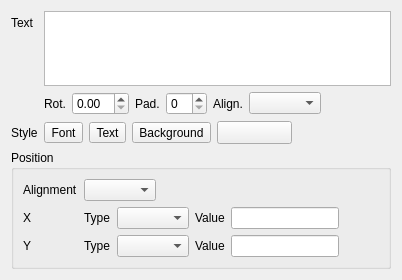
         <widget class="QWidget" name="textItemPage">
          <layout class="QFormLayout" name="formLayout_14">
           <item row="0" column="0">
            <widget class="QLabel" name="label_41">
             <property name="text">
              <string>Text</string>
             </property>
            </widget>
           </item>
           <item row="0" column="1">
            <layout class="QVBoxLayout" name="verticalLayout_6">
             <property name="topMargin">
              <number>0</number>
             </property>
             <item>
              <widget class="QPlainTextEdit" name="textItemTextEdit">
               <property name="sizePolicy">
                <sizepolicy hsizetype="Expanding" vsizetype="Minimum">
                 <horstretch>0</horstretch>
                 <verstretch>0</verstretch>
                </sizepolicy>
               </property>
               <property name="minimumSize">
                <size>
                 <width>0</width>
                 <height>75</height>
                </size>
               </property>
               <property name="maximumSize">
                <size>
                 <width>16777215</width>
                 <height>75</height>
                </size>
               </property>
              </widget>
             </item>
             <item>
              <layout class="QHBoxLayout" name="horizontalLayout_25">
               <property name="topMargin">
                <number>0</number>
               </property>
               <item>
                <widget class="QLabel" name="label_44">
                 <property name="text">
                  <string>Rot.</string>
                 </property>
                </widget>
               </item>
               <item>
                <widget class="QDoubleSpinBox" name="textItemRotationSpinBox"/>
               </item>
               <item>
                <widget class="QLabel" name="label_45">
                 <property name="text">
                  <string>Pad.</string>
                 </property>
                </widget>
               </item>
               <item>
                <widget class="QSpinBox" name="textItemPaddingSpinBox"/>
               </item>
               <item>
                <widget class="QLabel" name="label_46">
                 <property name="text">
                  <string>Align.</string>
                 </property>
                </widget>
               </item>
               <item>
                <widget class="QComboBox" name="textItemAlignComboBox"/>
               </item>
               <item>
                <spacer name="horizontalSpacer_29">
                 <property name="orientation">
                  <enum>Qt::Horizontal</enum>
                 </property>
                 <property name="sizeHint" stdset="0">
                  <size>
                   <width>40</width>
                   <height>20</height>
                  </size>
                 </property>
                </spacer>
               </item>
              </layout>
             </item>
            </layout>
           </item>
           <item row="1" column="0">
            <widget class="QLabel" name="label_42">
             <property name="text">
              <string>Style</string>
             </property>
            </widget>
           </item>
           <item row="1" column="1">
            <layout class="QHBoxLayout" name="horizontalLayout_20">
             <item>
              <widget class="QToolButton" name="textItemFontButton">
               <property name="text">
                <string>Font</string>
               </property>
              </widget>
             </item>
             <item>
              <widget class="QToolButton" name="textItemTextColorButton">
               <property name="text">
                <string>Text</string>
               </property>
              </widget>
             </item>
             <item>
              <widget class="QToolButton" name="textItemBackgroundColorButton">
               <property name="text">
                <string>Background</string>
               </property>
              </widget>
             </item>
             <item>
              <widget class="PenButton" name="textItemBorderPenButton">
               <property name="minimumSize">
                <size>
                 <width>75</width>
                 <height>0</height>
                </size>
               </property>
               <property name="text">
                <string/>
               </property>
              </widget>
             </item>
             <item>
              <spacer name="horizontalSpacer_19">
               <property name="orientation">
                <enum>Qt::Horizontal</enum>
               </property>
               <property name="sizeHint" stdset="0">
                <size>
                 <width>40</width>
                 <height>20</height>
                </size>
               </property>
              </spacer>
             </item>
            </layout>
           </item>
           <item row="2" column="0" colspan="2">
            <widget class="QGroupBox" name="groupBox_2">
             <property name="title">
              <string>Position</string>
             </property>
             <layout class="QFormLayout" name="formLayout_10">
              <item row="2" column="0">
               <widget class="QLabel" name="label_47">
                <property name="text">
                 <string>X</string>
                </property>
               </widget>
              </item>
              <item row="2" column="1">
               <layout class="QHBoxLayout" name="horizontalLayout_28">
                <item>
                 <widget class="QLabel" name="label_48">
                  <property name="text">
                   <string>Type</string>
                  </property>
                 </widget>
                </item>
                <item>
                 <widget class="QComboBox" name="textItemXTypeComboBox"/>
                </item>
                <item>
                 <widget class="QLabel" name="label_49">
                  <property name="text">
                   <string>Value</string>
                  </property>
                 </widget>
                </item>
                <item>
                 <widget class="QLineEdit" name="textItemXValueLineEdit"/>
                </item>
                <item>
                 <spacer name="horizontalSpacer_26">
                  <property name="orientation">
                   <enum>Qt::Horizontal</enum>
                  </property>
                  <property name="sizeHint" stdset="0">
                   <size>
                    <width>40</width>
                    <height>20</height>
                   </size>
                  </property>
                 </spacer>
                </item>
               </layout>
              </item>
              <item row="3" column="0">
               <widget class="QLabel" name="label_50">
                <property name="text">
                 <string>Y</string>
                </property>
               </widget>
              </item>
              <item row="3" column="1">
               <layout class="QHBoxLayout" name="horizontalLayout_29">
                <item>
                 <widget class="QLabel" name="label_51">
                  <property name="text">
                   <string>Type</string>
                  </property>
                 </widget>
                </item>
                <item>
                 <widget class="QComboBox" name="textItemYTypeComboBox"/>
                </item>
                <item>
                 <widget class="QLabel" name="label_52">
                  <property name="text">
                   <string>Value</string>
                  </property>
                 </widget>
                </item>
                <item>
                 <widget class="QLineEdit" name="textItemYValueLineEdit"/>
                </item>
                <item>
                 <spacer name="horizontalSpacer_27">
                  <property name="orientation">
                   <enum>Qt::Horizontal</enum>
                  </property>
                  <property name="sizeHint" stdset="0">
                   <size>
                    <width>40</width>
                    <height>20</height>
                   </size>
                  </property>
                 </spacer>
                </item>
               </layout>
              </item>
              <item row="0" column="1">
               <layout class="QHBoxLayout" name="horizontalLayout_36">
                <item>
                 <widget class="QComboBox" name="textItemPosAlignComboBox"/>
                </item>
                <item>
                 <spacer name="horizontalSpacer_28">
                  <property name="orientation">
                   <enum>Qt::Horizontal</enum>
                  </property>
                  <property name="sizeHint" stdset="0">
                   <size>
                    <width>40</width>
                    <height>20</height>
                   </size>
                  </property>
                 </spacer>
                </item>
               </layout>
              </item>
              <item row="0" column="0">
               <widget class="QLabel" name="label_43">
                <property name="text">
                 <string>Alignment</string>
                </property>
               </widget>
              </item>
             </layout>
            </widget>
           </item>
          </layout>
         </widget>
